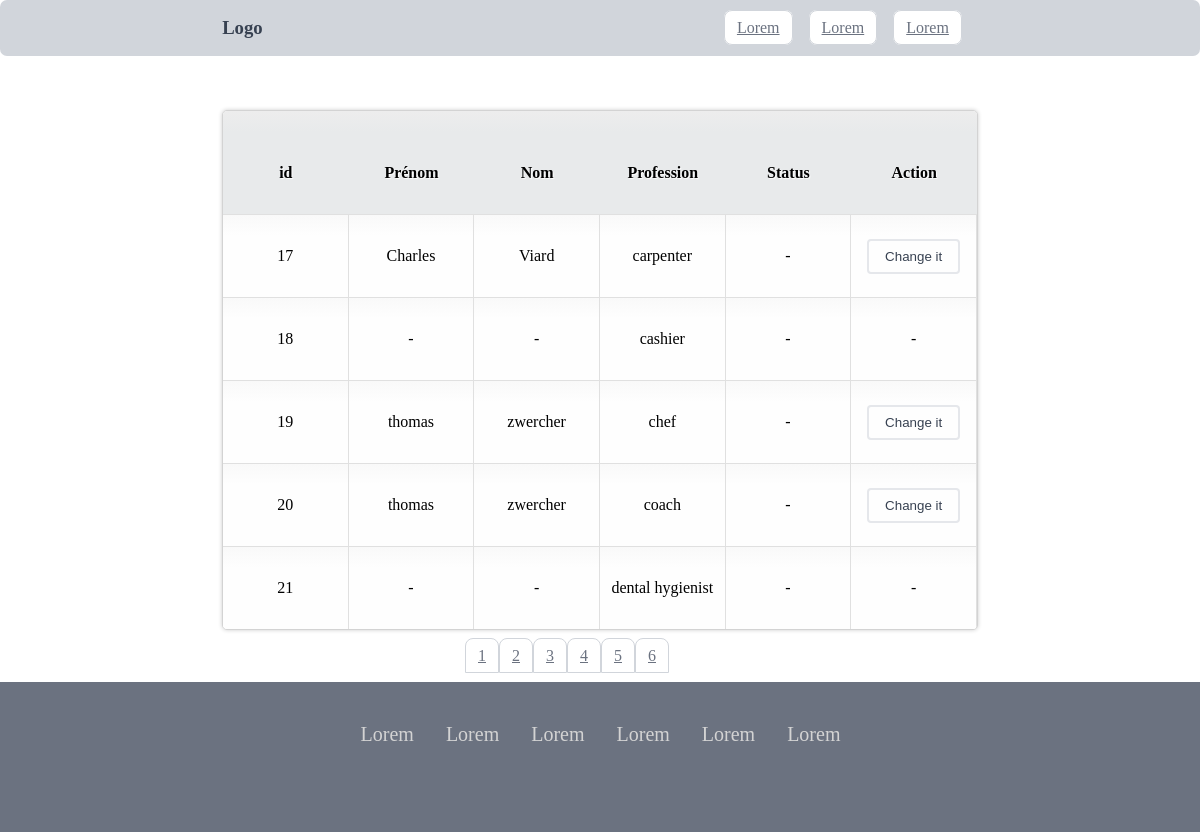
/?page=4, run on the app's committed database.
### tables this page shows
CREATE TABLE `users` (
      `id` int(11) NOT NULL AUTO_INCREMENT,
      `first_name` varchar(255) NULL,
      `last_name` varchar(255) NULL,
      PRIMARY KEY (ID)
);

CREATE TABLE `professions` (
     `user_id` int(11) NOT NULL,
     `profession` varchar(255) NOT NULL
);

### includes/request.php (called while the page is built, shortened)
<?php
function get_users()
{
    require 'configDB.php';
    $page = $_GET['page'] ?? 1;
    $page = (int)$page;
    $per_page = 5;
    $start_page = ($page - 1) * $per_page;
    $query = $db->prepare("SELECT * FROM users INNER JOIN  professions  ON users.id = professions.user_id JOIN  users_actions ON users_actions.user_id = users.id LIMIT $start_page ,$per_page");
    $query->execute();
    $data = $query->fetchAll();
    return $data;
}
function get_numbers_users()
{
    require 'configDB.php';
    $query = $db->prepare("SELECT * FROM users ");
    $query->execute();
    $numbers_users = $query->fetchAll();
    return $numbers_users;
}
$data_page = get_numbers_users();
$per_page = 5;
$total = count($data_page);
$count_pages = ceil($total / $per_page);
?>

### index.php (the view, shortened to what this page needs)
<?php
require "includes/Layout/header.php";
?>
<main>
  <table cellspacing="0">
    <tr>
      <th>id</th>
      <th>Prénom</th>
      <th>Nom</th>
      <th>Profession</th>
      <th>Status</th>
      <th>Action</th>
    </tr>
    <?php
    require 'includes/request.php';
    $users = get_users();
    $pages = $count_pages;
    ?>
    <?php foreach ($users as $user) : ?>
      <tr>
        <td> <?= $user["id"] ?> </td>
        <?= $user["first_name"]  ?  "<td>" . $user["first_name"] . "</td>" : "<td>-</td>" ?>
        <?= $user["last_name"]  ?  "<td>" . $user["last_name"] . "</td>" : "<td>-</td>" ?>
        <td><?= $user["profession"] ?> </td>
        <?= $user["activity"] === 1 ?
          "<td><form method='post' action='index.php' onsubmit='return false'>
        <select name='nameselect'>
        <option  value='true'>True</option>
        <option value='false'>False</option>
        </select>
        </td>" : "<td>-</td>" ?>
        <?= $user["last_name"]  ?  "<td>
              <button type='submit' name='btn'>Change it</button>
            </form></td>" : "<td>-</td>" ?>
      </tr>
    <?php endforeach; ?>
  </table>
  <article>
    <nav>
      <ul>
        <?php for ($i = 1; $i <= $pages; $i++) {
        ?>
          <li>
            <a href='?page=<?= $i ?>'><?= $i ?></a>
          </li>
        <?php } ?>
      </ul>
    </nav>
  </article>
</main>
<?php
require "includes/Layout/footer.php";
?>

### style/style.css (style rules this page uses)
html, body, header, footer { margin: 0; padding: 0; }
html, body { height: 100vh; }
:root { --color-based: #fff; --color-bg-tr-td: #f1f1f1; --color-bg: #fefefe; --color-br: #d3d3d3; --color-bg-th: #e8eaeb; --shadow-color: rgba(0, 0, 0, 0.2); --color-bd-td: #e0e0e0; --color-tr: #f6f6f6; --color-td-bg: #f9f9f9; --color-th-bg: #ededed; --color-btn: #e5e7eb; --color-btn-text: #374151; --color-btn-hover: #6b7280; --color-links: #d1d5db; --color-links-hover: #f3f4f6; --color-alert: rgb(242, 169, 169); }
main { width: 90%; min-height: calc(80vh - 100px); margin: auto; }
table { overflow: hidden; border: 1px solid var(--color-br); background: var(--color-bg); width: 70%; margin: 5% auto 0; -moz-border-radius: 5px; -webkit-border-radius: 5px; border-radius: 5px; -moz-box-shadow: 0 0 4px var(--shadow-color); -webkit-box-shadow: 0 0 4px var(--shadow-color); }
th, td { width: 10vw; height: 10vh; text-align: center; }
th { padding-top: 22px; text-shadow: 1px 1px 1px var(--color-based); background: var(--color-bg-th); }
td { border-top: 1px solid var(--color-bd-td); border-right: 1px solid var(--color-bd-td); }
td { background: -moz-linear-gradient(100% 25% 90deg, var(--color-bg) var(--color-td-bg)); background: -webkit-gradient( linear, 0% 0%, 0% 25%, from(var(--color-td-bg)), to(var(--color-bg)) ); }
th { background: -moz-linear-gradient(100% 20% 90deg, var(--color-bg-th), var(--color-th-bg)); background: -webkit-gradient( linear, 0% 0%, 0% 20%, from(var(--color-th-bg)), to(var(--color-bg-th)) ); }
button { padding: 0.5rem 1rem 0.5rem 1rem; margin: 0.5rem; background-color: transparent; outline: none; border: 2px solid var(--color-btn); border-radius: 0.25rem; color: var(--color-btn-text); }
article { width: 100%; }
article > nav { margin-top: 1rem; width: 17em; margin: 0 auto; }
ul { display: inline-flex; margin-left: 1px; padding: 0; }
li { list-style: none; }
a { background: var(--color-based); border: 1px solid var(--color-links); color: var(--color-btn-hover); border-top-left-radius: 0.5rem; border-top-right-radius: 0.5rem; line-height: 1.25; padding: 0.5rem 0.75rem 0.5rem 0.75rem; }

### data on the page
users: id "17", first_name "Charles", last_name "Viard", professions.profession "carpenter", shows "Change it"
users: id "18", professions.profession "cashier"
users: id "19", first_name "thomas", last_name "zwercher", professions.profession "chef", shows "Change it"
users: id "20", first_name "thomas", last_name "zwercher", professions.profession "coach", shows "Change it"
users: id "21", professions.profession "dental hygienist"
